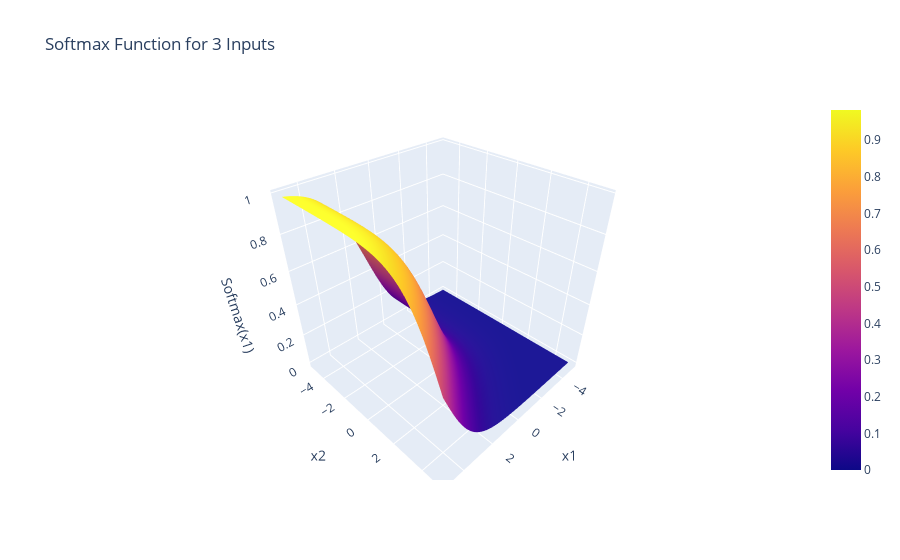

The notebook cell this image was saved under:
### Markdown cell above
#### <b><span style="color:#9400D3">3.5 Softmax </b></span>

$$ \large S(y_i) = \frac{e^{y_i}}{\sum \limits _{k}e^{y_k}} $$
  

- **Range**: $(0, 1)$ and the sum of outputs is $1$.
- **Usage**: Primarily used in the output layer of a classification model to predict probabilities for multiple classes.
- **Interpretation**: 
  1. It is used in multi-class classification problems where you need to assign a probability to each class. 
  2. The Softmax function converts a vector of raw scores (logits) into probabilities that sum to $1$.
- **Advantages**: Probabilities are easier to understand and communicate compared to raw output values
- **Disadvantage**: Because the softmax function amplifies differences, it can be sensitive to outliers or extreme values.

### Code cell
import plotly.express as px
import plotly.io as pio
import cufflinks as cf
from plotly.offline import init_notebook_mode, iplot
init_notebook_mode(connected=True)
pio.renderers.default = "iframe" 
cf.go_offline()


# Softmax function
def softmax(x):
    e_x = np.exp(x)  # Subtracting max for numerical stability
    return e_x / e_x.sum(axis=0)

# Create grid of input values for two variables
x1_vals = np.linspace(-5, 5, 100)
x2_vals = np.linspace(-5, 5, 100)
x1, x2 = np.meshgrid(x1_vals, x2_vals)

# Calculate softmax for the two variables and a third fixed input
z = np.zeros_like(x1)
for i in range(x1.shape[0]):
    for j in range(x1.shape[1]):
        inputs = [x1[i, j], x2[i, j], 1.0]  # Third input is fixed
        softmax_vals = softmax(inputs)
        z[i, j] = softmax_vals[0]  # Plot softmax value for the first class

# Create a 3D surface plot using Plotly
fig = go.Figure(data=[go.Surface(z=z, x=x1, y=x2)])

# Add labels and title
fig.update_layout(title="Softmax Function for 3 Inputs",
                  scene = dict(
                      xaxis_title='x1',
                      yaxis_title='x2',
                      zaxis_title='Softmax(x1)'
                  ))

# Show the plot
fig.show()

### Figure 1 — Plotly figure (JSON) as saved in the notebook; plotly's stock layout.template omitted (floating-point values rounded to 4 significant figures; data arrays with more than 128 entries replaced by an {"elided": "..."} marker saying what was removed)
{"data": [{"type": "surface", "x": {"elided": "100x100 float values"}, "y": {"elided": "100x100 float values"}, "z": {"elided": "100x100 float values"}}], "layout": {"scene": {"xaxis": {"title": {"text": "x1"}}, "yaxis": {"title": {"text": "x2"}}, "zaxis": {"title": {"text": "Softmax(x1)"}}}, "title": {"text": "Softmax Function for 3 Inputs"}}}
